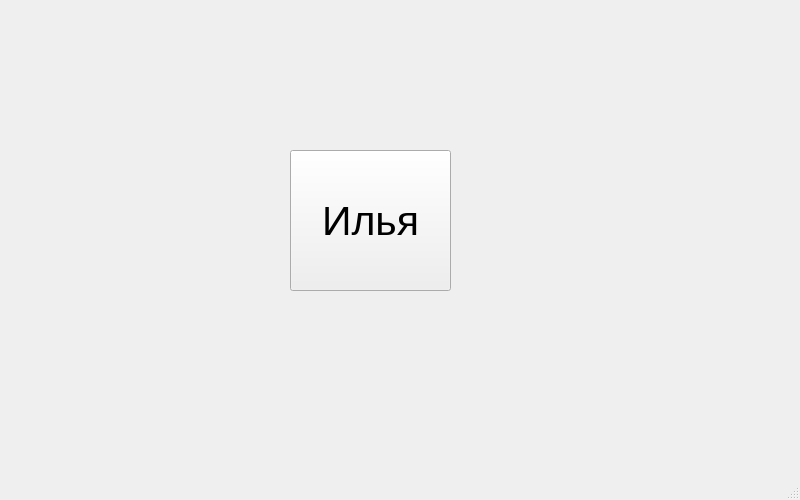
<?xml version="1.0" encoding="UTF-8"?>
<ui version="4.0">
 <class>MainWindow</class>
 <widget class="QMainWindow" name="MainWindow">
  <property name="geometry">
   <rect>
    <x>0</x>
    <y>0</y>
    <width>800</width>
    <height>500</height>
   </rect>
  </property>
  <property name="minimumSize">
   <size>
    <width>800</width>
    <height>500</height>
   </size>
  </property>
  <property name="maximumSize">
   <size>
    <width>800</width>
    <height>500</height>
   </size>
  </property>
  <property name="windowTitle">
   <string>MainWindow</string>
  </property>
  <widget class="QWidget" name="centralwidget">
   <widget class="QPushButton" name="vfvf">
    <property name="geometry">
     <rect>
      <x>290</x>
      <y>150</y>
      <width>161</width>
      <height>141</height>
     </rect>
    </property>
    <property name="font">
     <font>
      <pointsize>31</pointsize>
     </font>
    </property>
    <property name="text">
     <string>Илья</string>
    </property>
   </widget>
  </widget>
  <widget class="QMenuBar" name="menubar">
   <property name="geometry">
    <rect>
     <x>0</x>
     <y>0</y>
     <width>800</width>
     <height>26</height>
    </rect>
   </property>
  </widget>
  <widget class="QStatusBar" name="statusbar"/>
 </widget>
 <resources/>
 <connections/>
</ui>
